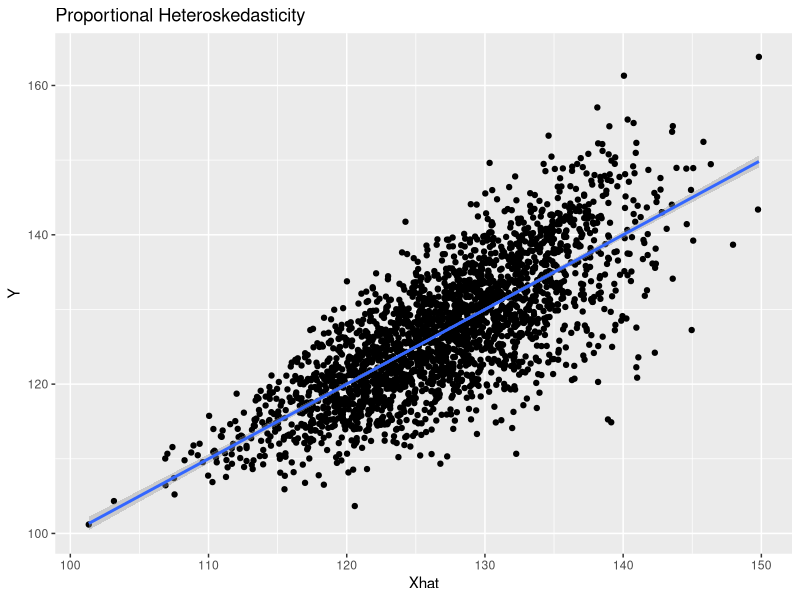
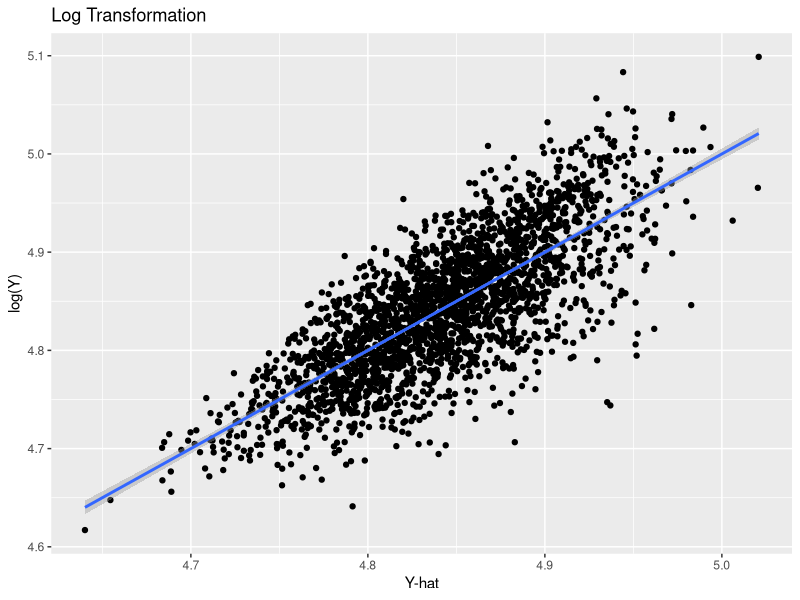
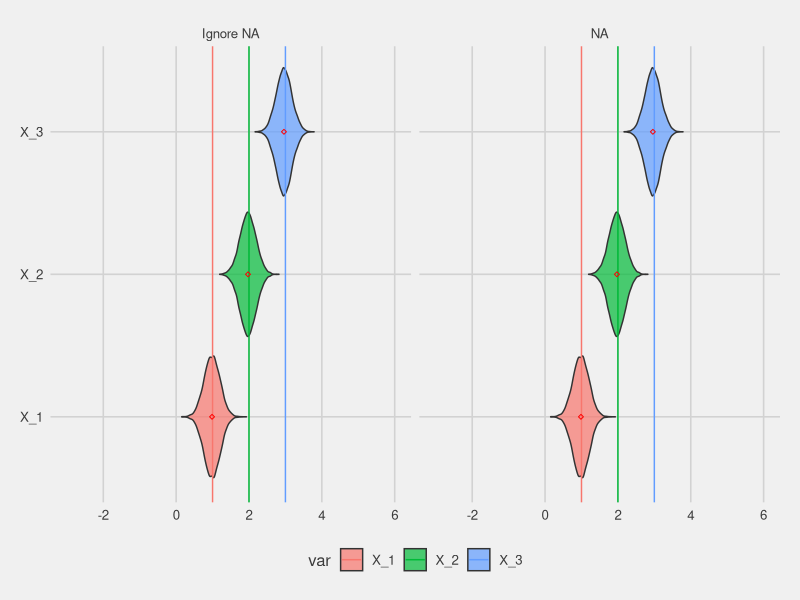
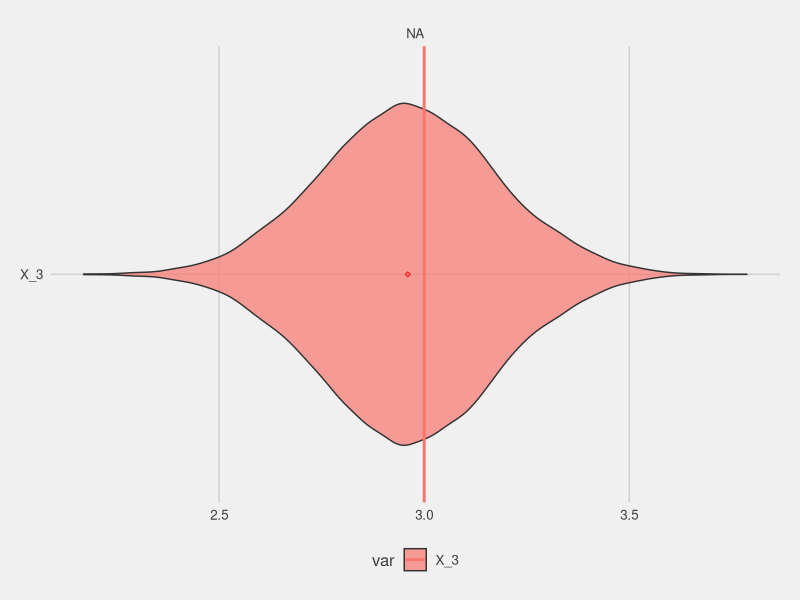
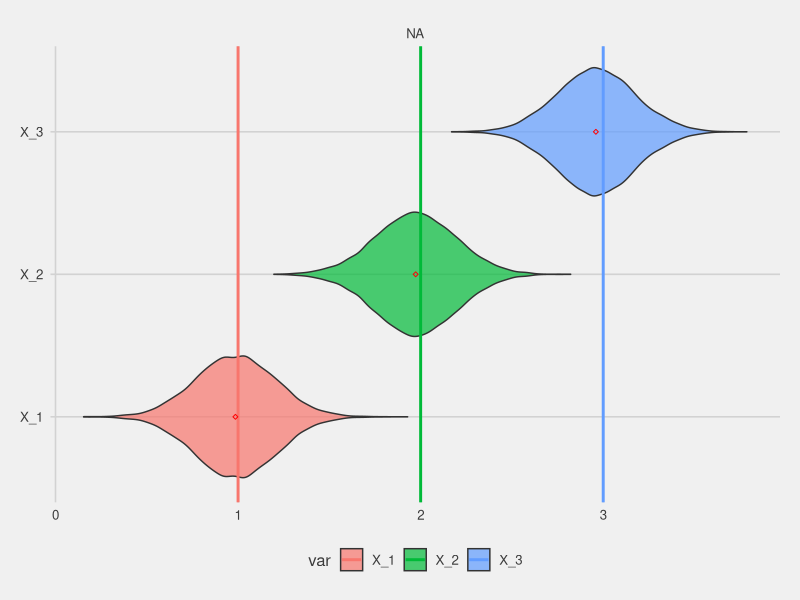
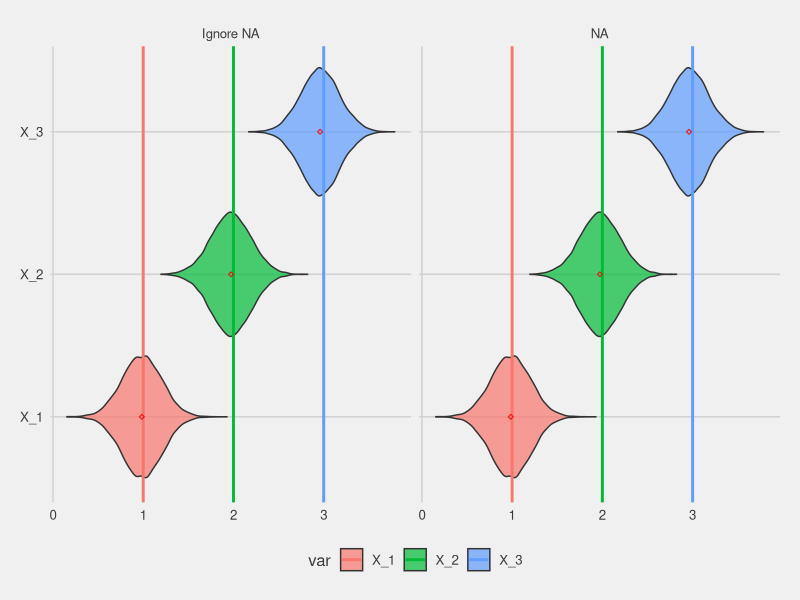

These figures' R source, in order:
## ---- chunk 1
knitr::opts_chunk$set(echo = TRUE,warning=FALSE, cache =TRUE)
## ---- chunk 2
require(mvtnorm)
require(ggplot2)
require(ggthemes)


het_sim1 <- function(n,p,sig0,sig_n,sig_x1,sig_x2,sig_mean,coefs,corel, alpha, Covmat){
  
 X <- rmvnorm(n,mean = rnorm(p,0,sig_mean),sigma = Covmat)
 
 XB <- X%*%coefs
 
 sigvec <- ((XB - min(XB))/(max(XB)-min(XB)))*(sig_n - sig_0) + sig_0
  
 u <- rnorm(n,0,sigvec)
 
 Y <- alpha + XB + u
 

 
 out <- vector("list", length=2)
 out[[1]] <- data.frame(Y,X)
 out[[2]] <- X
 
 return(out)

}
## ---- chunk 3
n <- 2500
p <- 5

sig_x1 <- 1
sig_x2 <- 3

sig_mean <- 6

sig_0 <- 1
sig_n <- 10

coefs <- rnorm(p,0,2)

alpha <- 100

sigmas = runif(p,min=sig_x1,max = sig_x2)
  P <- qr.Q(qr(matrix(rnorm(p^2), p)))
  Covmat <- crossprod(P,P*sigmas)

df2 <- het_sim1(n,p,sig0,sig_n,sig_x1,sig_x2,sig_mean,coefs,corel,alpha,Covmat)

df3 <- as.data.frame(df2[[1]])

mod1 <- lm(Y ~ ., data =df3)

Xhat <- predict.lm(mod1,df3[,2:(p+1)])


## ---- chunk 4


ggplot(data = df3,aes(x=Xhat,y=df3[,1])) + geom_point() + geom_smooth(method="lm") +ylab("Y")+
  ggtitle("Proportional Heteroskedasticity")

coefs
## ---- chunk 5
mod2 <- lm(log(Y) ~ .,data=df3)
Xhat2 <- predict.lm(mod2,df3[,2:(p+1)])

ggplot(data = df3,aes(x=Xhat2,y=log(df3[,1]))) + geom_point() + geom_smooth(method="lm") +ylab("log(Y)")+
  ggtitle("Log Transformation")+xlab("Y-hat")
## ---- chunk 6
N <- 10000



n <- 500
p <- 3

alpha_a <- 0

betas_het <- matrix(nrow = N, ncol = p+1,0)
betas_log <- matrix(nrow = N, ncol = p+1,0)
marg_effect_log <- vector("list",length = N)


coefs <- c(1,2,3)

sigmas = runif(p,min=sig_x1,max = sig_x2)
  P <- qr.Q(qr(matrix(rnorm(p^2), p)))
  Covmat2 <- crossprod(P,P*sigmas)
  
  alpha <- 100

for(i in 1:N){

df2 <- het_sim1(n,p,sig0,sig_n,sig_x1,sig_x2,sig_mean,coefs,corel,alpha, Covmat2)

df3 <- as.data.frame(df2[[1]])

mod1 <- lm(Y ~ ., data =df3)
mod2 <- lm(log(Y)~.,data=df3)

betas_het[i,] <- coef(mod1)
betas_log[i,] <- coef(mod2)

Xhat <- predict.lm(mod2,df3[,2:(p+1)])

marg_effect_log[[i]] <- exp(log(df3[,1]))%*%t(coef(mod2))

}
  
  
sv <- lapply(marg_effect_log,function(x){
  apply(x,2,mean,na.rm=TRUE)
}
)

sv1 <- lapply(marg_effect_log,function(x){
  apply(x,2,mean)
}
)

sv_mat <- matrix(unlist(sv),nrow=N,ncol=4,byrow=TRUE)

sv1_mat <- matrix(unlist(sv1),nrow=N,ncol=4,byrow=TRUE)


jit <- runif(nrow(sv_mat),0,1)

lv <- apply(sv_mat,2,function(x){
  data.frame(mfx = x,type="Ignore NA", jit)
})

for(i in 1:4){
  lv[[i]] <- data.frame(lv[[i]], var = paste0("X_",(i-1)))
}

lv1 <- apply(sv1_mat,2,function(x){
  data.frame(mfx = x,type="NA",jit)
})

for(i in 1:4){
  lv1[[i]] <- data.frame(lv1[[i]], var = paste0("X_",(i-1)))
}


svgg <- do.call(rbind,lv)
svgg1 <- do.call(rbind,lv1)

gg <- rbind(svgg,svgg1)

require(plyr)

gg$truth <- mapvalues(gg$var,from = c("X_0","X_1","X_2","X_3"),to = c(alpha,coefs))
gg$truth <- as.numeric(as.character(gg$truth))

#### Notes to self

# This graph above is not really good. It would be better if we could get them side by side, maybe there are too many simulations.
# Need to also visualize the true underlying coefficients.

## ---- chunk 7
ggplot(gg[which(gg$var!="X_0"),],aes(x=var,y=mfx)) +geom_violin(aes(fill=var),alpha=.7,trim=TRUE)+theme_fivethirtyeight() + facet_wrap(~type)+coord_flip()+scale_y_continuous(limits=c(-3,6))+geom_hline(aes(yintercept=truth,color=var))+ stat_summary(fun.y=median, geom="point", shape=23, size=1,color="red")

ggplot(gg[which(gg$var=="X_3"&gg$type=="NA"),],aes(x=var,y=mfx)) +geom_violin(aes(fill=var),alpha=.7,trim=TRUE)+theme_fivethirtyeight() + facet_wrap(~type)+coord_flip()+geom_hline(aes(yintercept=truth,color=var),size=1)+ stat_summary(fun.y=median, geom="point", shape=23, size=1,color="red")

ggplot(gg[which(gg$var!="X_0"&gg$type=="NA"),],aes(x=var,y=mfx)) +geom_violin(aes(fill=var),alpha=.7,trim=TRUE)+theme_fivethirtyeight() + facet_wrap(~type)+coord_flip()+geom_hline(aes(yintercept=truth,color=var),size=1)+ stat_summary(fun.y=median, geom="point", shape=23, size=1,color="red")

ggplot(gg[which(gg$var!="X_0"),],aes(x=var,y=mfx)) +geom_violin(aes(fill=var),alpha=.7,trim=TRUE)+theme_fivethirtyeight() + facet_wrap(~type)+coord_flip()+geom_hline(aes(yintercept=truth,color=var),size=1)+ stat_summary(fun.y=median, geom="point", shape=23, size=1,color="red")

aggregate(gg$mfx, by =list(gg$var,gg$type), mean, na.rm=TRUE)


